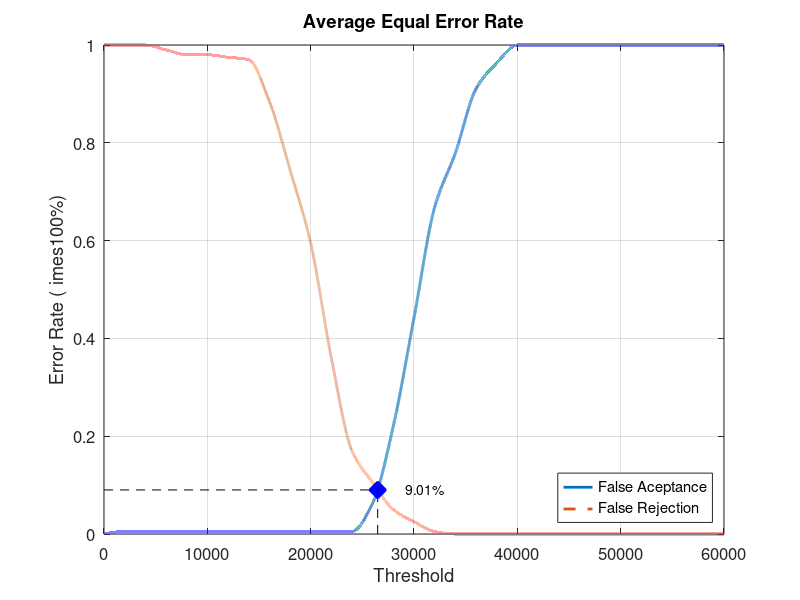
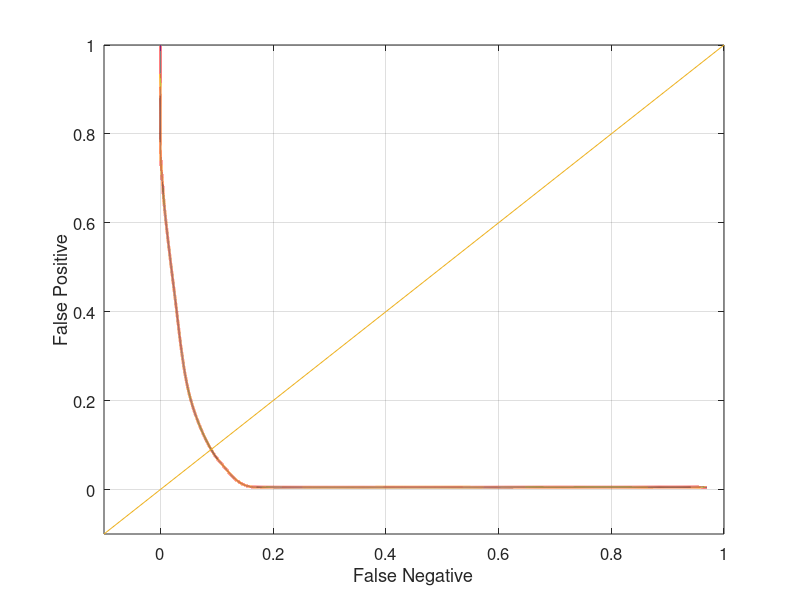

Source code (MATLAB) for these figures, in order:
close all;
clear;
clc;
x = 0:2000:60000;
xq = 0:0.5:60000;

y0 = [0 0.00526316 0.00526316 0.00526316 0.00526316 0.00526316 0.00526316 0.00526316 0.00526316 0.00526316 0.00526316 0.00526316 0.00526316 0.0631579 0.221053 0.442105 0.668421 0.778947 0.910526 0.963158 1 1 1 1 1 1 1 1 1 1 1]
yy0 = interp1(x, y0, xq, 'pchip');
y1 = [1 1 1 0.99 0.98 0.98 0.975 0.97 0.885 0.745 0.595 0.36 0.17 0.105 0.05 0.025 0.005 0 0 0 0 0 0 0 0 0 0 0 0 0 0]
yy1 = interp1(x, y1, xq, 'pchip');

% Calculating EER: 
y2 = abs(y0 - y1);
find(y2 == min(y2))
yy2 = abs(yy0 - yy1);
xEER = find(yy2 == min(yy2));
xEERIndex = xq(xEER) % X-axis EER
yEER = yy0(xEER) % Y-axis EER

main = figure
plot(xq, yy0,'-','LineWidth', 2);	hold on
plot(xq, yy1,'--','LineWidth', 2);	hold on
plot([xEERIndex xEERIndex], [0 yEER], 'k--');	hold on
plot([0 xEERIndex], [yEER yEER], 'k--');	hold on
plot(xEERIndex, yEER, 'bx', 'LineWidth', 10);	hold on
text(xEERIndex + 10 * xEERIndex / 100, yEER, [num2str(round((10000 * yEER)) / 100) '%'])
legend('False Aceptance', 'False Rejection', 'Location', 'SouthEast')
xlabel('Threshold')
ylabel('Error Rate (	imes100%)')
title('Average Equal Error Rate')
set(gca, 'FontSize', 12)
axis([0 60000 0 1])
grid on

print(main, 'Database1_1Main', '-dpng');
FNRxFPR = figure('Color', [1 1 1]);
plot(yy1, yy0, '-', yy1, yy0, 'LineWidth', 2);
hold on
y = -0.1:0.1:1
plot(y, y); 
set(gca, 'FontSize', 12)
xlabel('False Negative')
ylabel('False Positive')
axis([-0.1 1 -0.1 1])
set(gca, 'FontSize', 12)
grid on

print(FNRxFPR, 'Database1_1FNRxFPR','-dpng');
